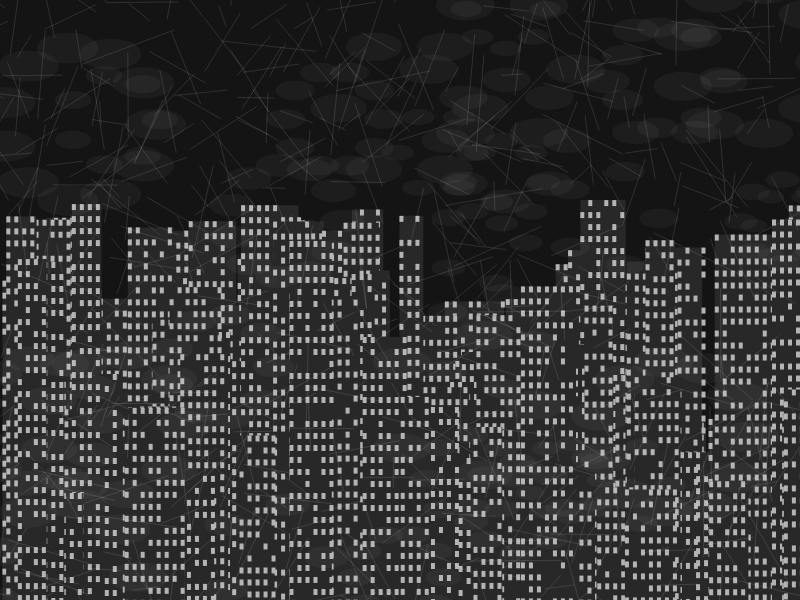
Frame 1 (no input)
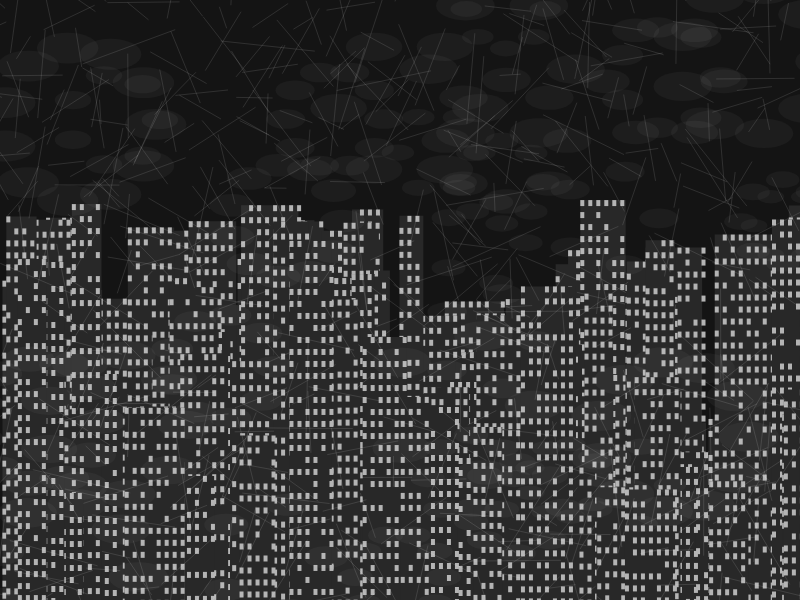
Frame 2 (the mouse pressed at the canvas centre, redrawn once)

The p5.js sketch that drew these frames (run headless with seeded random() and noise() and a simulated clock; the mouse was pressed at the canvas centre and the sketch redrawn once):

// p5.js sketch
// ── sketch.js
let buildings = [];
let streaks = [];
let floralPatterns = [];

function setup() {
  createCanvas(800, 600);
  colorMode(GRAY);
  noLoop();

  // Generate buildings
  for (let i = 0; i < 150; i++) {
    let w = random(20, 60);
    let h = random(100, 400);
    let x = random(width);
    let y = height - h;
    buildings.push({ x, y, w, h });
  }

  // Generate streaks
  for (let i = 0; i < 500; i++) {
    let x = random(width);
    let y = random(height);
    let len = random(20, 100);
    let angle = random(TWO_PI);
    let speed = random(0.5, 2);
    streaks.push({ x, y, len, angle, speed });
  }

  // Generate floral patterns
  for (let i = 0; i < 30; i++) {
    let x = random(width);
    let y = random(height);
    let size = random(30, 80);
    let petals = floor(random(5, 12));
    floralPatterns.push({ x, y, size, petals });
  }
}

function draw() {
  background(20);

  // Draw buildings
  for (let b of buildings) {
    fill(40);
    noStroke();
    rect(b.x, b.y, b.w, b.h);
    
    // Windows
    fill(180);
    for (let i = 0; i < b.w / 8; i++) {
      for (let j = 0; j < b.h / 12; j++) {
        if (random() > 0.3) {
          rect(b.x + i * 8, b.y + j * 12, 4, 6);
        }
      }
    }
  }

  // Draw streaks
  stroke(255, 30);
  strokeWeight(1);
  noFill();
  for (let s of streaks) {
    let endX = s.x + cos(s.angle) * s.len;
    let endY = s.y + sin(s.angle) * s.len;
    line(s.x, s.y, endX, endY);
    
    // Update position
    s.x += cos(s.angle) * s.speed;
    s.y += sin(s.angle) * s.speed;
    
    // Reset if off screen
    if (s.x < 0 || s.x > width || s.y < 0 || s.y > height) {
      s.x = random(width);
      s.y = random(height);
    }
  }

  // Draw floral patterns
  noStroke();
  for (let p of floralPatterns) {
    fill(255, 10);
    let angleStep = TWO_PI / p.petals;
    for (let i = 0; i < p.petals; i++) {
      let angle = i * angleStep;
      let x1 = p.x + cos(angle) * p.size * 0.5;
      let y1 = p.y + sin(angle) * p.size * 0.5;
      let x2 = p.x + cos(angle) * p.size;
      let y2 = p.y + sin(angle) * p.size;
      ellipse(x2, y2, p.size * 0.8, p.size * 0.4);
    }
  }
}
